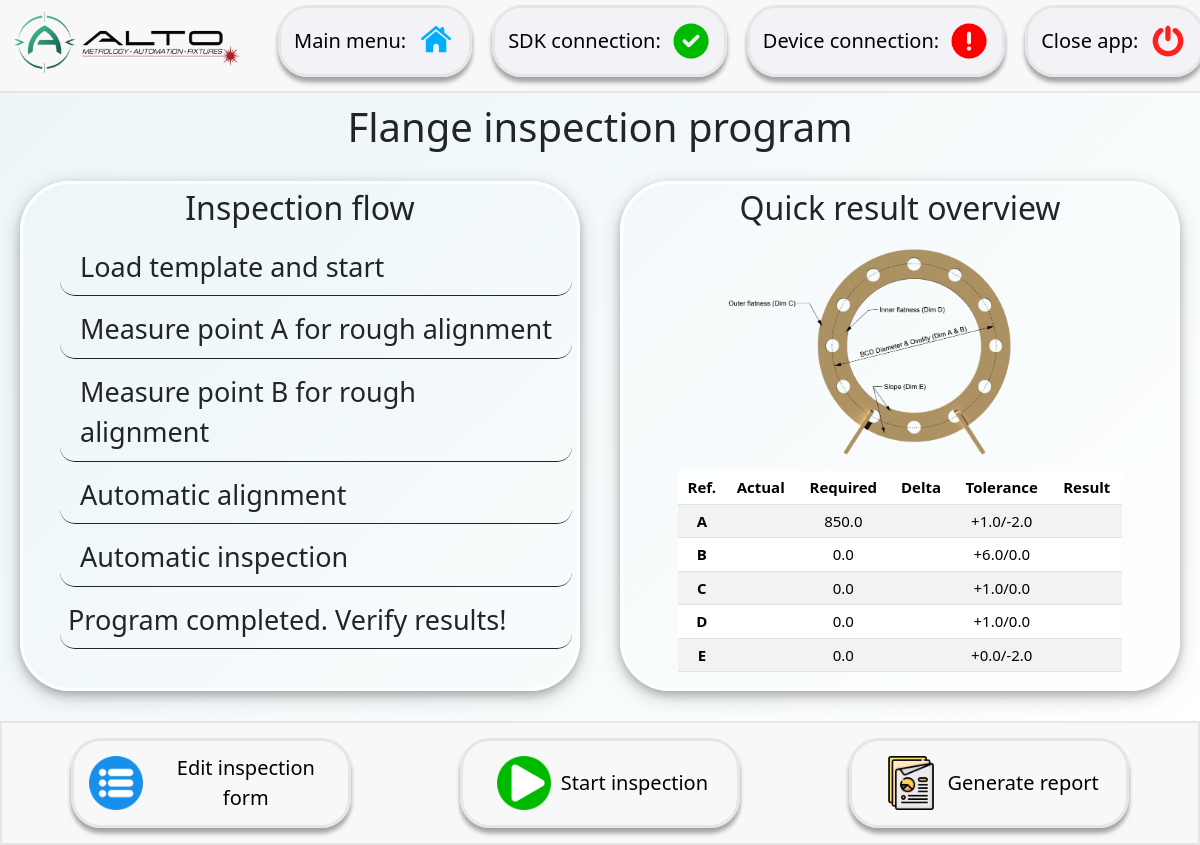
/inspection/flange_inspection/47/, run on the app's committed database.
### user_interface/models.py (models this page shows, shortened)
class ProjectNominalAndTolerance(models.Model):
    dimension_name = models.CharField(max_length=100, blank=False, verbose_name='Dimension reference name')
    nominal = models.FloatField(blank=False, verbose_name='Nominal', default=0)
    tolerance_upper = models.FloatField(blank=False, verbose_name='Tolerance value - Upper', default=0)
    tolerance_lower = models.FloatField(blank=False, verbose_name='Tolerance value - Lower', default=0)
    can_ref = models.CharField(blank=True, verbose_name='CAN reference', choices=list_of_cans,
                               max_length=200, null=True)
    flange_ref = models.CharField(blank=True, verbose_name='Flange reference', choices=list_of_flanges,
                               max_length=200, null=True)
    station_name = models.ForeignKey(MainFunction, on_delete=models.CASCADE)

### user_interface/views.py (the view)
# urls.py: path('inspection/flange_inspection/<int:pk>/', flange_inspection, name='flange_inspection'),
def flange_inspection(request, pk):
    station_id = FillForm.objects.get(pk=pk).station_name.pk
    query_set = ProjectNominalAndTolerance.objects.filter(station_name=station_id)
    return render(request, template_name='user_interface/inspection/flange_inspection.html',
                  context={'form_pk': pk,
                           'required_n_tolerance_list': query_set,
                           'num_dim': len(query_set)})

### user_interface/templatetags/tags.py (called while the page is built)
@register.simple_tag()
def prep_tolerance_str(upper, lower):
    return '+{0}/{1}'.format(upper, lower)

### user_interface/templates/user_interface/inspection/flange_inspection.html (shortened to what this page needs)
{% extends "user_interface/base.html" %}
{% load static %}
{% load tags %}
{% block page_css %}
<link rel="stylesheet" href="{% static 'user_interface/inspection/flange_inspection/flange_inspection.css' %}">
<link rel="stylesheet" href="{% static 'user_interface/inspection.css' %}">
{% endblock %}
{% block content %}
    <main class="content">
    <h1>Flange inspection program</h1>
    <div class="container-flex text-center">
      <div class="row no-gutters">
        <div class="col">
          <h2>Inspection flow</h2>
          <ul class="flow">
              <li id="instrument-connection" class="row">
                  <span>Load template and start</span>
              </li>
              <li id="point-a" class="row">
                  <span>Measure point A for rough alignment</span>
              </li>
              <li id="point-b" class="row">
                  <span>Measure point B for rough alignment</span>
              </li>
              <li id="auto-alignment" class="row">
                  <span>Automatic alignment</span>
              </li>
              <li id="auto-inspection" class="row">
                  <span>Automatic inspection</span>
              </li>
              <li class="row">Program completed. Verify results!</li>
          </ul>
        </div>
        <div class="col">
          <h2>Quick result overview</h2>
          <div class="overview">
              <img src="{% static 'user_interface/inspection/flange_inspection/demo-flange.png' %}">
              <table class="table table-striped">
                  <thead>
                    <tr>
                      <th scope="col">Ref.</th>
                      <th scope="col">Actual</th>
                      <th scope="col">Required</th>
                      <th scope="col">Delta</th>
                      <th scope="col">Tolerance</th>
                      <th scope="col">Result</th>
                    </tr>
                  </thead>
                  <tbody>
                    {% for item in required_n_tolerance_list %}
                    <tr id="{{ item.dimension_name }}">
                      <th scope="row">{{ item.dimension_name|upper }}</th>
                      <td class="clearable"></td>
                      <td>{{ item.nominal }}</td>
                      <td class="clearable"></td>
                      <td>{% prep_tolerance_str item.tolerance_upper item.tolerance_lower %}</td>
                      <td class="clearable result"></td>
                    </tr>
                    {% endfor %}
                  </tbody>
              </table>
          </div>
        </div>
      </div>
    </div>
    </main>
{% include 'user_interface/footer.html' %}
{% endblock %}

### user_interface/static/user_interface/base.css (style rules this page uses)
body { background: #F3F3F7; background: linear-gradient(136deg,rgba(235, 245, 248, 1) 0%, rgba(255, 255, 255, 1) 100%); margin: 0px; height: 100vh; overflow: hidden; }
h2 { margin-bottom: 2px; }

### user_interface/static/user_interface/inspection/flange_inspection/flange_inspection.css (style rules this page uses)
main h1 { text-align: center; padding: 5px; margin: 5px; }
h2 { padding: 5px; }
ul { list-style: none; }
ul .row { font-size: 27px; text-align: left; padding: 8px; margin: 5px; border: solid; border-left: none; border-top: none; border-right: none; border-radius: 15px; border-width: 1px; }
.overview { display: flex; flex-direction: column; align-items: center; }
.overview img { width: 50vh; }
.table { font-size: 15px; width: 80%; }
.table>:not(caption)>*>* { padding: 5px; !important }

### user_interface/static/user_interface/inspection.css (style rules this page uses)
body { display: flex; flex-direction: column; }
main { flex: 1; }
.col { border: solid; border-color: white; border-width: 3px; border-radius: 50px; margin: 20px; box-shadow: 0 4px 8px 0 rgba(0, 0, 0, 0.2), 0 6px 20px 0 rgba(0, 0, 0, 0.19); }
.flow { overflow-x: hidden; overflow-y: auto; max-height: 65vh; }

### data on the page
ProjectNominalAndTolerance: dimension_name "A", nominal "850.0", tolerance_upper+tolerance_lower "+1.0/-2.0"
ProjectNominalAndTolerance: dimension_name "B", nominal "0.0", tolerance_upper+tolerance_lower "+6.0/0.0"
ProjectNominalAndTolerance: dimension_name "C", nominal "0.0", tolerance_upper+tolerance_lower "+1.0/0.0"
ProjectNominalAndTolerance: dimension_name "D", nominal "0.0", tolerance_upper+tolerance_lower "+1.0/0.0"
ProjectNominalAndTolerance: dimension_name "E", nominal "0.0", tolerance_upper+tolerance_lower "+0.0/-2.0"
